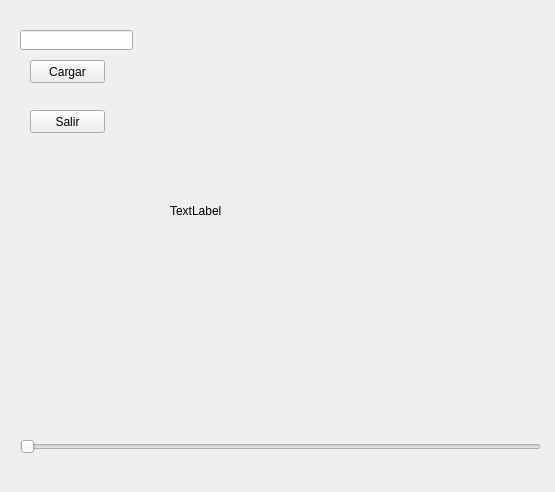
<?xml version="1.0" encoding="UTF-8"?>
<ui version="4.0">
 <class>Form</class>
 <widget class="QWidget" name="Form">
  <property name="geometry">
   <rect>
    <x>0</x>
    <y>0</y>
    <width>555</width>
    <height>492</height>
   </rect>
  </property>
  <property name="windowTitle">
   <string>Form</string>
  </property>
  <widget class="QPushButton" name="btnCargar">
   <property name="geometry">
    <rect>
     <x>30</x>
     <y>60</y>
     <width>75</width>
     <height>23</height>
    </rect>
   </property>
   <property name="text">
    <string>Cargar</string>
   </property>
  </widget>
  <widget class="QPushButton" name="btnSalir">
   <property name="geometry">
    <rect>
     <x>30</x>
     <y>110</y>
     <width>75</width>
     <height>23</height>
    </rect>
   </property>
   <property name="text">
    <string>Salir</string>
   </property>
  </widget>
  <widget class="QLineEdit" name="lineEditCarga">
   <property name="geometry">
    <rect>
     <x>20</x>
     <y>30</y>
     <width>113</width>
     <height>20</height>
    </rect>
   </property>
  </widget>
  <widget class="QLabel" name="lblImagenes">
   <property name="geometry">
    <rect>
     <x>170</x>
     <y>10</y>
     <width>341</width>
     <height>401</height>
    </rect>
   </property>
   <property name="text">
    <string>TextLabel</string>
   </property>
  </widget>
  <widget class="QSlider" name="Slider">
   <property name="geometry">
    <rect>
     <x>20</x>
     <y>431</y>
     <width>521</width>
     <height>31</height>
    </rect>
   </property>
   <property name="orientation">
    <enum>Qt::Horizontal</enum>
   </property>
  </widget>
 </widget>
 <resources/>
 <connections/>
</ui>
